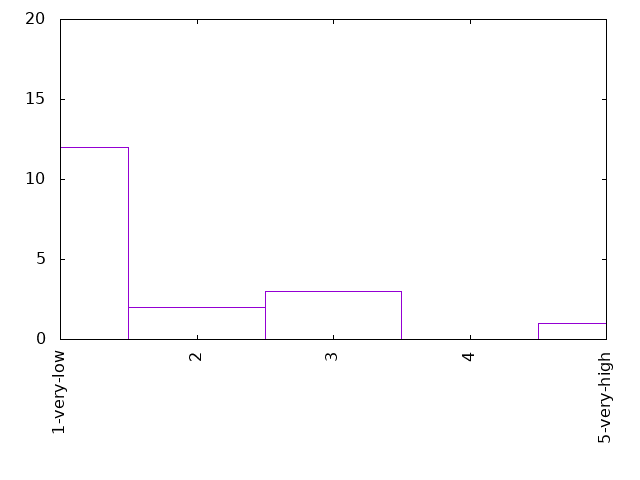

Generate this figure with gnuplot:
set term png
set out "18-20Walc.png"
set key off
set xtics rotate
set yrange[0:20]

plot '18-20Walc.dat' using 1:xticlabel(2) with boxes
